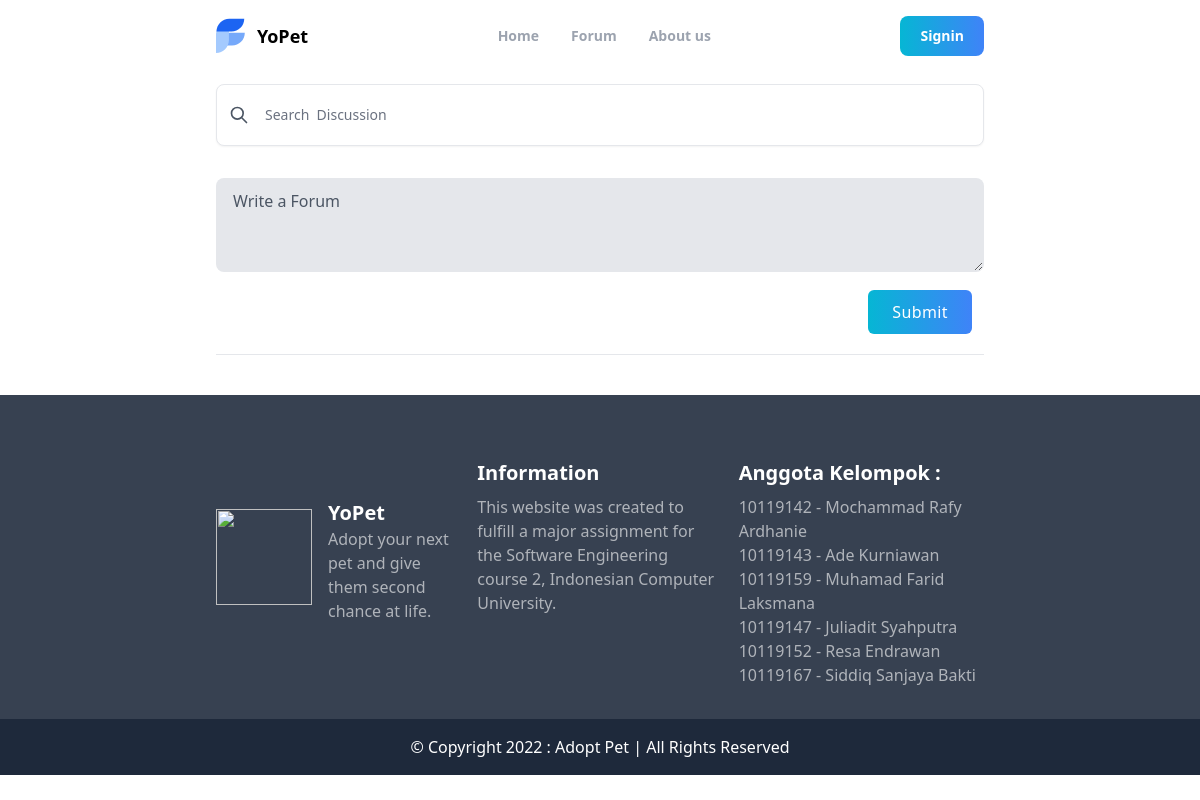
Page /?page=forum on the earlier database version.
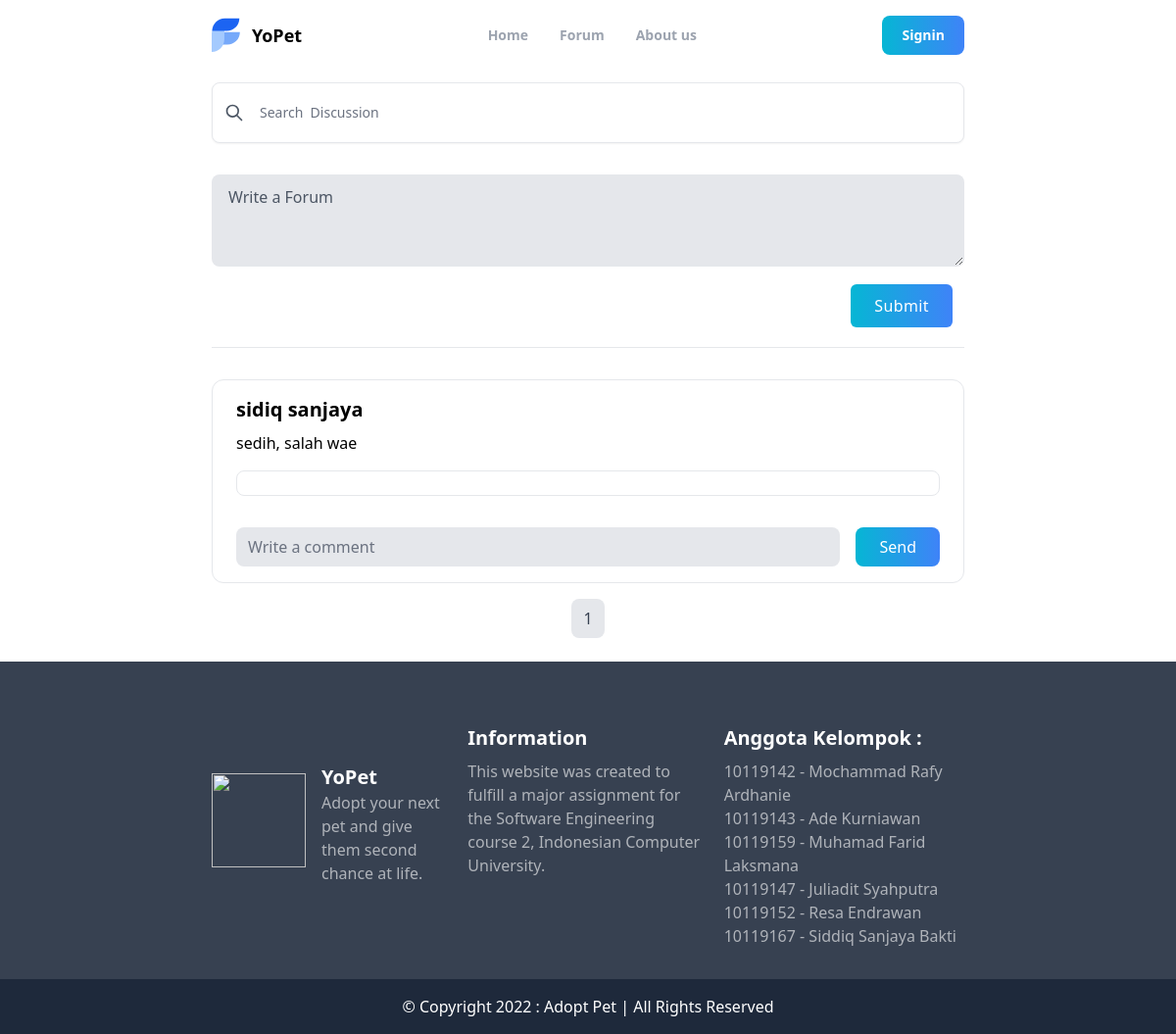
Same page on the later database version.
### tables this page shows
CREATE TABLE `forum` (
  `id_forum` varchar(11) NOT NULL,
  `id_user` int(11) NOT NULL,
  `content_post` text NOT NULL,
  `date_post` datetime NOT NULL,
  PRIMARY KEY (`id_forum`),
  KEY `id_user` (`id_user`),
  CONSTRAINT `forum_ibfk_1` FOREIGN KEY (`id_user`) REFERENCES `user` (`id_user`) ON DELETE CASCADE ON UPDATE CASCADE
);

CREATE TABLE `user` (
  `id_user` int(11) NOT NULL AUTO_INCREMENT,
  `username` varchar(50) NOT NULL,
  `email` varchar(50) NOT NULL,
  `password` varchar(255) NOT NULL,
  `fullname` varchar(50) DEFAULT NULL,
  `create_at` datetime DEFAULT NULL,
  `gender` enum('M','F') DEFAULT NULL,
  `number_phone` decimal(15,0) DEFAULT NULL,
  `level` enum('admin','user') NOT NULL DEFAULT 'user',
  `city` varchar(100) DEFAULT NULL,
  PRIMARY KEY (`id_user`,`email`),
  UNIQUE KEY `username` (`username`,`email`)
);

### index.php (called while the page is built, shortened)
<?php
$ct = new controler();
$ct->geturl($_GET['page']);
?>

### class/class.post.php (called while the page is built, shortened)
<?php
Class post{
    public function loadforum($start,$limit,$cmd,$search){
        $db = dbconnect();
        if ($db->connect_errno == 0) {
            if($cmd == "full"){
                $sql = "SELECT `user`.`fullname`, `forum`.* FROM `user` RIGHT JOIN `forum` ON `forum`.`id_user` = `user`.`id_user` ORDER BY date_post DESC limit $start, $limit";
            }elseif($cmd == "search"){
                $sql = "SELECT `user`.`fullname`, `forum`.* FROM `user` RIGHT JOIN `forum` ON `forum`.`id_user` = `user`.`id_user` WHERE `content_post` LIKE  '%$search%'  ORDER BY date_post DESC limit $start, $limit";
            }
            $res = $db->query($sql);
                if ($res) {
                    $data = $res->fetch_all(MYSQLI_ASSOC);
                    return $data;
                } else
                    return FALSE;
        }else{
            return false;
        }
    }
    public function loadcommentforum($idpost){
        $db = dbconnect();
        if ($db->connect_errno == 0) {
            $sql = "SELECT `comment`.`content_comment` ,`comment`.`date_comment`, `user`.`fullname` , `user`.`id_user`, `forum`.`id_forum`, `comment`.`id_comment` FROM `forum` LEFT JOIN `comment` ON `comment`.`id_forum` = `forum`.`id_forum` LEFT JOIN `user` ON `comment`.`id_user` = `user`.`id_user` WHERE `forum`.`id_forum` = '$idpost' ORDER BY `comment`.`id_comment` DESC LIMIT 10";
            $res = $db->query($sql);
                if ($res) {
                    $data = $res->fetch_all(MYSQLI_ASSOC);
                    return $data;
                } else
                    return FALSE;
        }else{
            return false;
        }
    }
}
?>

### view/forum.php (the view, shortened to what the changed rows need)
<?php
$db = dbconnect();
$post = new post();
if($_SERVER["REQUEST_METHOD"] == "POST"){
    if(!isset($_POST['search'])){
        if(empty($_POST['search'])){
            if(empty($_SESSION['loggedin'])){
                header("location: ?page=signin");
            }elseif($_POST['type'] == "forum"){
                if(!empty($_POST['comment'])){
                    $post->createforum(htmlspecialchars($_SESSION['iduser']),htmlspecialchars($_POST['comment']));
                    header("location: /?page=forum");
                } else{
                    header("location: /?page=forum");
                }
            }elseif($_POST['type'] == "comment"){
                if(!empty($_POST['comment']) AND !empty($_POST['forum'])){
                    $post->savecommentforum($_SESSION['iduser'],htmlspecialchars($_POST['forum']),htmlspecialchars($_POST['comment']));
                    header("location: /?page=forum");
                }else{
                    header("location: /?page=forum");
                }
            }
        }else{
            header("location: /?page=forum");
        }
    }else{
        $data = $post->loadforum(0,20,"search",$_POST['search']);
    }
}else{
    $page = isset($_GET['ipage'])? (int)$_GET["ipage"]:1;
    $limit = 10;
    $start = ($page>1) ? ($page * $limit) - $limit : 0;
    $sql = $db->query("SELECT `forum`.`id_user` FROM `forum`");
    $total = mysqli_num_rows($sql);
    $pages = ceil($total/$limit);
    $data = $post->loadforum($start,$limit,"full",NULL);
}
?>
        <section>
            <?php
            foreach ($data as $dataf) {
                $reply = $post->loadcommentforum($dataf['id_forum']);
            ?>
            <div class="mt-8 posting">
                <div class="border rounded-xl">
                    <div class="px-6 py-4 post">
                        <div class="flex items-center justify-between">
                            <h1 class="text-xl font-semibold"><?php echo htmlspecialchars($dataf['fullname']); ?></h1>
                        </div>
                        <p class="mt-2"><?php echo htmlspecialchars($dataf['content_post']); ?></p>
                        <?php foreach ($reply as $datar){ ?>
                        <div class="px-4 py-2 mt-4 border rounded-lg">
                </div>
                        <?php } ?>
                        <form action="?page=forum" method="POST">
                            <div class="flex gap-4 mt-8">
                                <input class="w-full bg-gray-200 border-none rounded-lg" placeholder="Write a comment" type="text" name="comment">
                                <button class="px-6 text-white rounded-lg bg-gradient-to-r from-cyan-500 to-blue-500">Send</button>
                            </div>
                        </form>
                    </div>
                </div>
            </div>
            <?php } ?>
        </section>
        <?php if(!isset($_POST['search'])){ ?>
        <ul class="mb-6 mt-4 flex justify-center mx-auto my-8">
                <?php
                    for ($i=1; $i<=$pages ; $i++){
                ?>
                <li class="px-3 py-2 mx-1 text-gray-700 rounded-lg <?php if($page==$i){ echo "bg-gray-200";}else{echo "bg-gray-200 rounded-lg hover:bg-gray-700"; } ?>">
                    <a class="" href="?page=forum&ipage=<?php echo $i; ?>"><?php echo $i; ?></a>
                </li>
                <?php } ?>
            </ul>
        <?php } ?>
        </div>

Differences in the rows shown:
added forum: user.fullname "sidiq sanjaya", content_post "sedih, salah wae"
Other differences:
new list line: "1"
